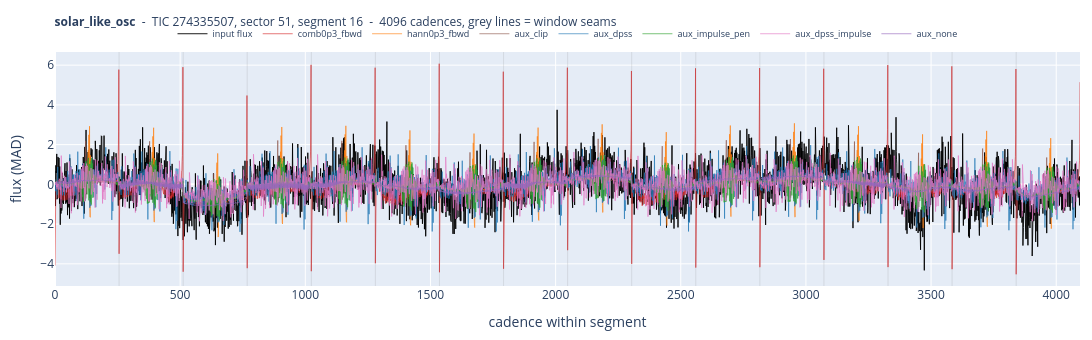

Here is the notebook cell this chart was saved with:
### Code cell
plot_class("solar_like_osc")

### Figure 1 — Plotly figure (JSON) as saved in the notebook; plotly's stock layout.template omitted (floating-point values rounded to 4 significant figures; data arrays with more than 128 entries replaced by an {"elided": "..."} marker saying what was removed)
{"data": [{"line": {"color": "black", "width": 0.9}, "mode": "lines", "name": "input flux", "type": "scatter", "y": {"elided": "4096 float values"}}, {"line": {"color": "#d62728", "width": 0.7}, "mode": "lines", "name": "comb0p3_fbwd", "opacity": 0.9, "type": "scatter", "y": {"elided": "4096 float values"}}, {"line": {"color": "#ff7f0e", "width": 0.7}, "mode": "lines", "name": "hann0p3_fbwd", "opacity": 0.9, "type": "scatter", "y": {"elided": "4096 float values"}}, {"line": {"color": "#8c564b", "width": 0.7}, "mode": "lines", "name": "aux_clip", "opacity": 0.9, "type": "scatter", "y": {"elided": "4096 float values"}}, {"line": {"color": "#1f77b4", "width": 0.7}, "mode": "lines", "name": "aux_dpss", "opacity": 0.9, "type": "scatter", "y": {"elided": "4096 float values"}}, {"line": {"color": "#2ca02c", "width": 0.7}, "mode": "lines", "name": "aux_impulse_pen", "opacity": 0.9, "type": "scatter", "y": {"elided": "4096 float values"}}, {"line": {"color": "#e377c2", "width": 0.7}, "mode": "lines", "name": "aux_dpss_impulse", "opacity": 0.9, "type": "scatter", "y": {"elided": "4096 float values"}}, {"line": {"color": "#9467bd", "width": 0.7}, "mode": "lines", "name": "aux_none", "opacity": 0.9, "type": "scatter", "y": {"elided": "4096 float values"}}], "layout": {"height": 340, "hovermode": "x unified", "legend": {"font": {"size": 9}, "orientation": "h", "x": 0.5, "xanchor": "center", "y": 1.14}, "margin": {"b": 38, "l": 55, "r": 12, "t": 52}, "shapes": [{"line": {"color": "rgba(120,120,120,0.35)", "width": 0.5}, "type": "line", "x0": 256, "x1": 256, "xref": "x", "y0": 0, "y1": 1, "yref": "y domain"}, {"line": {"color": "rgba(120,120,120,0.35)", "width": 0.5}, "type": "line", "x0": 512, "x1": 512, "xref": "x", "y0": 0, "y1": 1, "yref": "y domain"}, {"line": {"color": "rgba(120,120,120,0.35)", "width": 0.5}, "type": "line", "x0": 768, "x1": 768, "xref": "x", "y0": 0, "y1": 1, "yref": "y domain"}, {"line": {"color": "rgba(120,120,120,0.35)", "width": 0.5}, "type": "line", "x0": 1024, "x1": 1024, "xref": "x", "y0": 0, "y1": 1, "yref": "y domain"}, {"line": {"color": "rgba(120,120,120,0.35)", "width": 0.5}, "type": "line", "x0": 1280, "x1": 1280, "xref": "x", "y0": 0, "y1": 1, "yref": "y domain"}, {"line": {"color": "rgba(120,120,120,0.35)", "width": 0.5}, "type": "line", "x0": 1536, "x1": 1536, "xref": "x", "y0": 0, "y1": 1, "yref": "y domain"}, {"line": {"color": "rgba(120,120,120,0.35)", "width": 0.5}, "type": "line", "x0": 1792, "x1": 1792, "xref": "x", "y0": 0, "y1": 1, "yref": "y domain"}, {"line": {"color": "rgba(120,120,120,0.35)", "width": 0.5}, "type": "line", "x0": 2048, "x1": 2048, "xref": "x", "y0": 0, "y1": 1, "yref": "y domain"}, {"line": {"color": "rgba(120,120,120,0.35)", "width": 0.5}, "type": "line", "x0": 2304, "x1": 2304, "xref": "x", "y0": 0, "y1": 1, "yref": "y domain"}, {"line": {"color": "rgba(120,120,120,0.35)", "width": 0.5}, "type": "line", "x0": 2560, "x1": 2560, "xref": "x", "y0": 0, "y1": 1, "yref": "y domain"}, {"line": {"color": "rgba(120,120,120,0.35)", "width": 0.5}, "type": "line", "x0": 2816, "x1": 2816, "xref": "x", "y0": 0, "y1": 1, "yref": "y domain"}, {"line": {"color": "rgba(120,120,120,0.35)", "width": 0.5}, "type": "line", "x0": 3072, "x1": 3072, "xref": "x", "y0": 0, "y1": 1, "yref": "y domain"}, {"line": {"color": "rgba(120,120,120,0.35)", "width": 0.5}, "type": "line", "x0": 3328, "x1": 3328, "xref": "x", "y0": 0, "y1": 1, "yref": "y domain"}, {"line": {"color": "rgba(120,120,120,0.35)", "width": 0.5}, "type": "line", "x0": 3584, "x1": 3584, "xref": "x", "y0": 0, "y1": 1, "yref": "y domain"}, {"line": {"color": "rgba(120,120,120,0.35)", "width": 0.5}, "type": "line", "x0": 3840, "x1": 3840, "xref": "x", "y0": 0, "y1": 1, "yref": "y domain"}], "title": {"font": {"size": 12}, "text": "<b>solar_like_osc</b>  -  TIC 274335507, sector 51, segment 16  -  4096 cadences, grey lines = window seams"}, "width": 1550, "xaxis": {"title": {"text": "cadence within segment"}}, "yaxis": {"title": {"text": "flux (MAD)"}}}}
